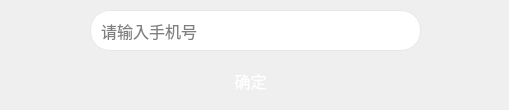
<?xml version="1.0" encoding="UTF-8"?>
<ui version="4.0">
 <class>CPhoneNumberChangeDlg</class>
 <widget class="QDialog" name="CPhoneNumberChangeDlg">
  <property name="geometry">
   <rect>
    <x>0</x>
    <y>0</y>
    <width>509</width>
    <height>110</height>
   </rect>
  </property>
  <property name="windowTitle">
   <string>Dialog</string>
  </property>
  <property name="styleSheet">
   <string notr="true">#CPhoneNumberChangeDlg
{
background-color:qlineargradient(
        x1: 0, y1: 0,
        x2: 1, y2: 1,
        stop: 0 #fef3ff,
        stop: 1 #d9eaff 
    );;
}</string>
  </property>
  <widget class="QLineEdit" name="lineEdit">
   <property name="geometry">
    <rect>
     <x>90</x>
     <y>10</y>
     <width>331</width>
     <height>41</height>
    </rect>
   </property>
   <property name="font">
    <font>
     <family>黑体</family>
     <pointsize>12</pointsize>
    </font>
   </property>
   <property name="styleSheet">
    <string notr="true">#lineEdit
{
border:none;
border: 1px solid #e5e7e9;
border-radius:20;
 padding: 8px; 
}

#lineEdit:hover
{
border: 1px solid #f7115b;
border-radius:20;
 padding: 8px; 
}</string>
   </property>
   <property name="placeholderText">
    <string>请输入手机号</string>
   </property>
  </widget>
  <widget class="QPushButton" name="pushButton">
   <property name="geometry">
    <rect>
     <x>160</x>
     <y>60</y>
     <width>181</width>
     <height>41</height>
    </rect>
   </property>
   <property name="font">
    <font>
     <family>黑体</family>
     <pointsize>12</pointsize>
    </font>
   </property>
   <property name="styleSheet">
    <string notr="true">#pushButton
{
border:none;
color:#ffffff;
  background-color: qlineargradient(
        x1: 0, y1: 0,
        x2: 1, y2: 1,
        stop: 0 #767aff,
        stop: 1 #83bcff 
    );
border-radius:20;
}


#pushButton:hover
{
  background-color: qlineargradient(
        x1: 0, y1: 0,
        x2: 1, y2: 1,
        stop: 0 #ec7f9e,
        stop: 1 #9ca2c4 
    );
}</string>
   </property>
   <property name="text">
    <string>确定</string>
   </property>
  </widget>
 </widget>
 <resources/>
 <connections/>
</ui>
